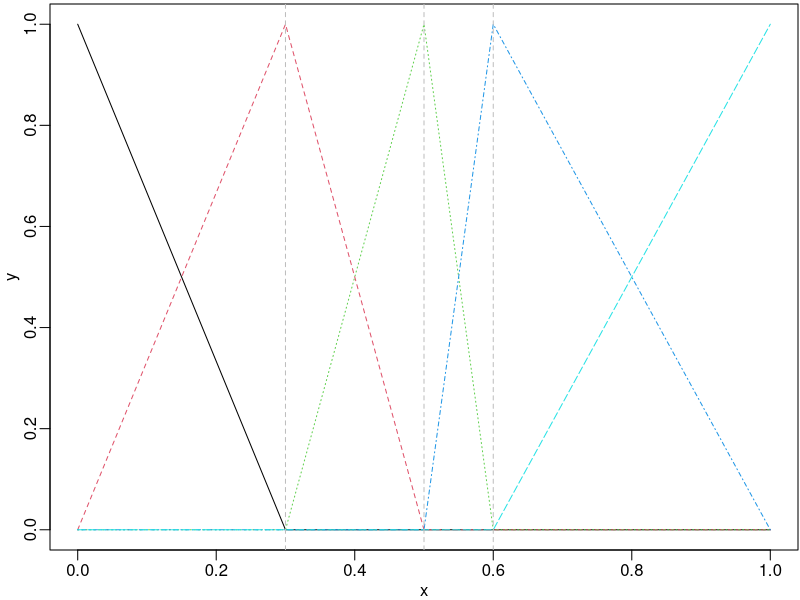
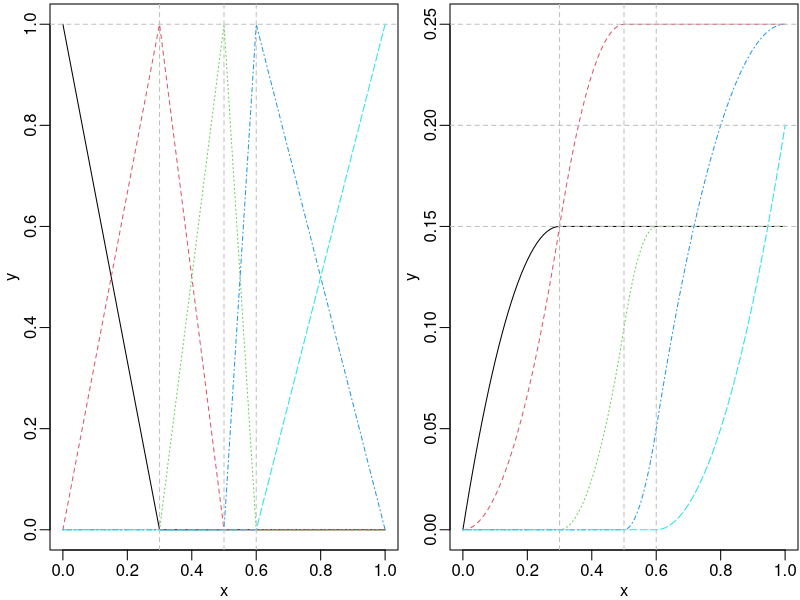
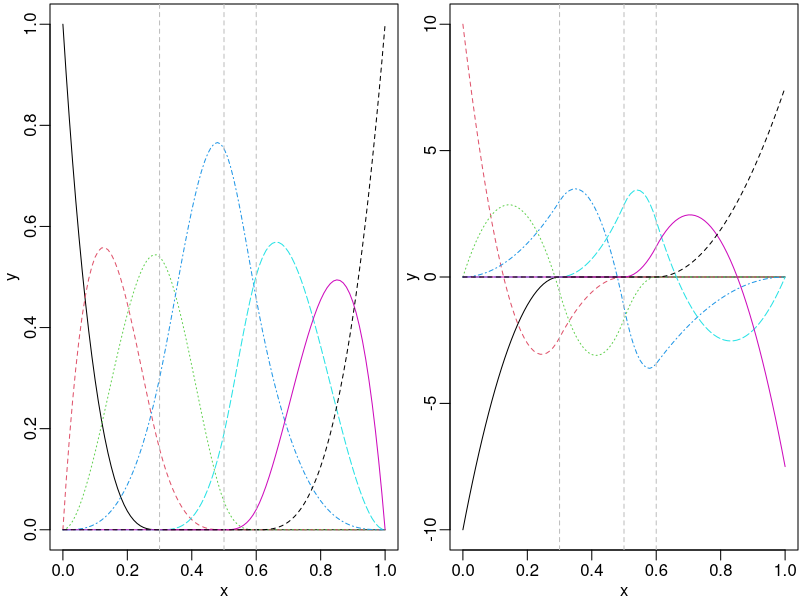
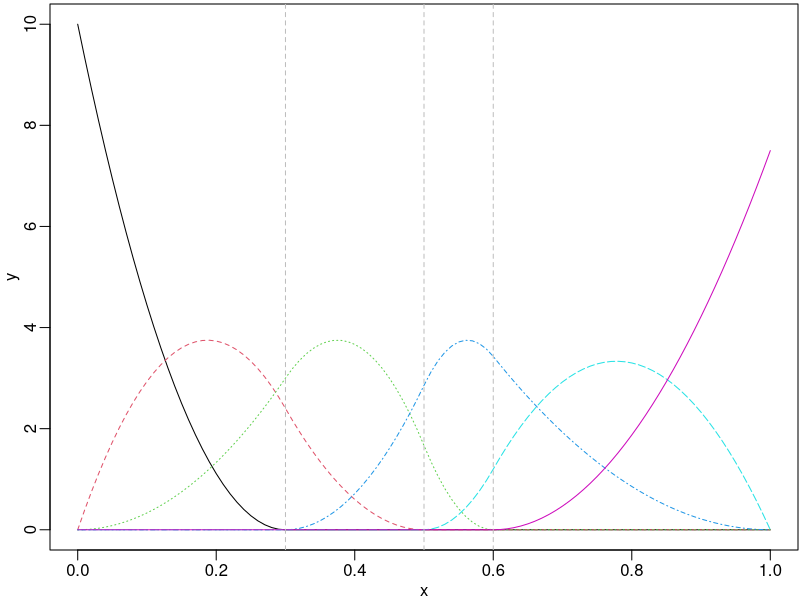
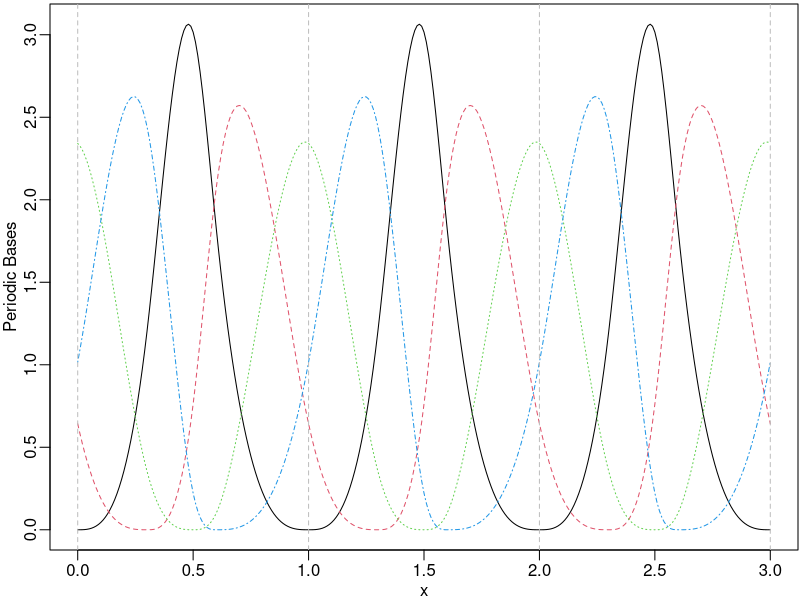
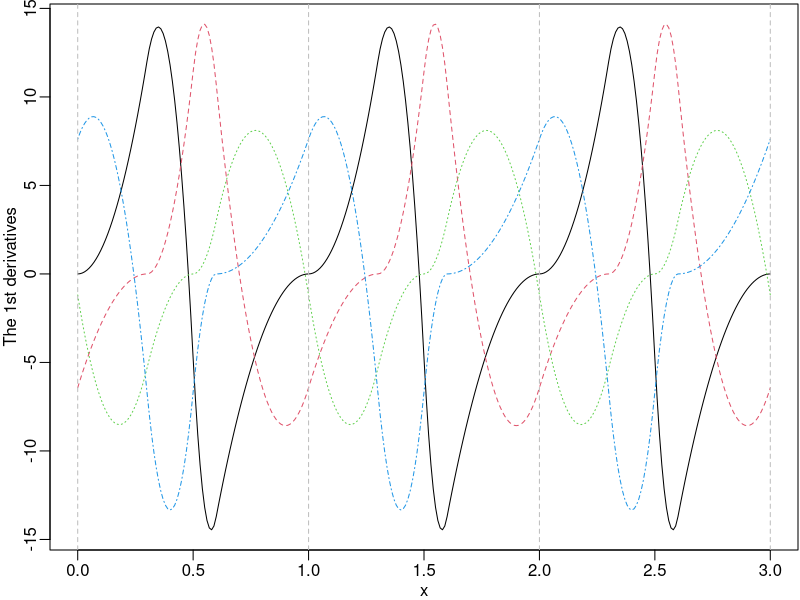
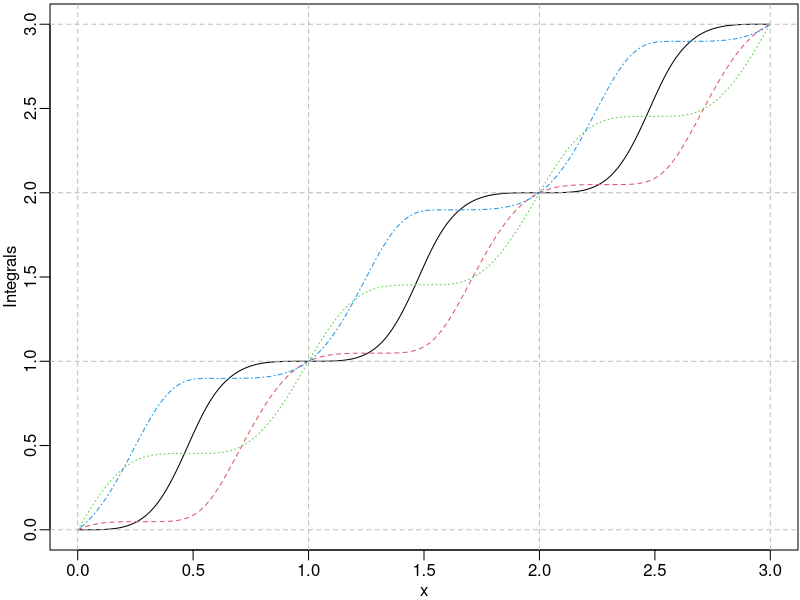
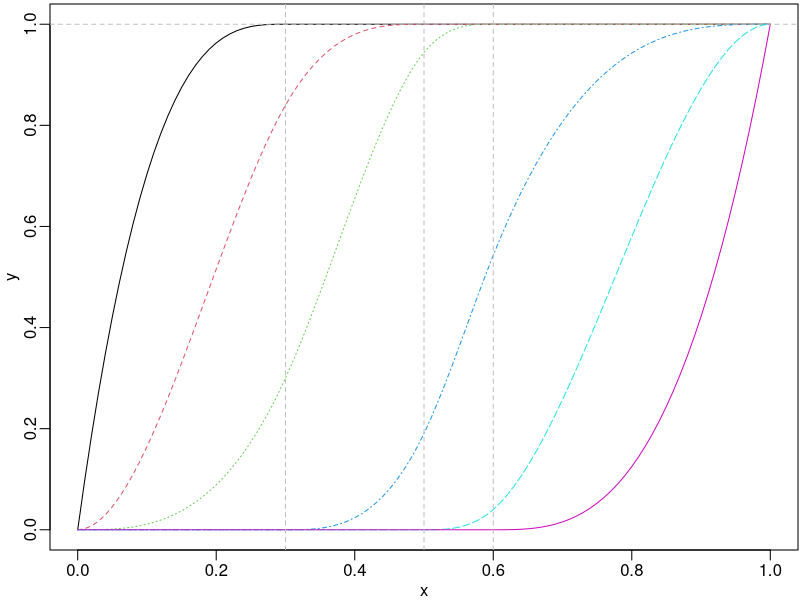

The R script that drew these images, in order:
## ---- chunk 1
knitr::opts_knit$set(global.par = TRUE)
knitr::opts_chunk$set(fig.width = 7, fig.height = 4)
## ---- chunk 2
library(graphics)
par(mar = c(2.5, 2.5, 0.2, 0.1), mgp = c(1.5, 0.5, 0))
## ---- chunk 3
library(splines2)
knots <- c(0.3, 0.5, 0.6)
x <- seq(0, 1, 0.01)
bsMat <- bSpline(x, knots = knots, degree = 1, intercept = TRUE)
matplot(x, bsMat, type = "l", ylab = "y")
abline(v = knots, lty = 2, col = "gray")
## ---- chunk 4
ibsMat <- ibs(x, knots = knots, degree = 1, intercept = TRUE)
par(mfrow = c(1, 2))
matplot(x, bsMat, type = "l", ylab = "y")
abline(v = knots, h = 1, lty = 2, col = "gray")
matplot(x, ibsMat, type = "l", ylab = "y")
abline(v = knots, h = c(0.15, 0.2, 0.25), lty = 2, col = "gray")
## ---- chunk 5
bsMat <- bSpline(x, knots = knots, intercept = TRUE)
dbsMat <- dbs(x, knots = knots, intercept = TRUE)
par(mfrow = c(1, 2))
matplot(x, bsMat, type = "l", ylab = "y")
abline(v = knots, lty = 2, col = "gray")
matplot(x, dbsMat, type = "l", ylab = "y")
abline(v = knots, lty = 2, col = "gray")
## ---- chunk 6
is_equivalent <- function(a, b) {
    all.equal(a, b, check.attributes = FALSE)
}
stopifnot(is_equivalent(dbsMat, deriv(bsMat)))
## ---- chunk 7
par(mfrow = c(1, 1))
## ---- chunk 8
msMat <- mSpline(x, knots = knots, degree = 2, intercept = TRUE)
matplot(x, msMat, type = "l", ylab = "y")
abline(v = knots, lty = 2, col = "gray")
## ---- chunk 9
dmsMat1 <- mSpline(x, knots = knots, degree = 2, intercept = TRUE, derivs = 1)
dmsMat2 <- deriv(msMat)
stopifnot(is_equivalent(dmsMat1, dmsMat2))
## ---- chunk 10
x1 <- seq.int(0, 3, 0.01)
pmsMat <- mSpline(x1, knots = knots, degree = 3, intercept = TRUE,
                  periodic = TRUE, Boundary.knots = c(0, 1))
matplot(x1, pmsMat, type = "l", xlab = "x", ylab = "Periodic Bases")
abline(v = seq.int(0, 3), lty = 2, col = "gray")
## ---- chunk 11
dpmsMat <- deriv(pmsMat)
matplot(x1, dpmsMat, type = "l", xlab = "x", ylab = "The 1st derivatives")
abline(v = seq.int(0, 3), lty = 2, col = "gray")
## ---- chunk 12
ipmsMat <- mSpline(x1, knots = knots, degree = 3, intercept = TRUE,
                   periodic = TRUE, Boundary.knots = c(0, 1), integral = TRUE)
matplot(x1, ipmsMat, type = "l", xlab = "x", ylab = "Integrals")
abline(v = seq.int(0, 3), h = seq.int(0, 3), lty = 2, col = "gray")
## ---- chunk 13
isMat <- iSpline(x, knots = knots, degree = 2, intercept = TRUE)
matplot(x, isMat, type = "l", ylab = "y")
abline(h = 1, v = knots, lty = 2, col = "gray")
## ---- chunk 14
stopifnot(is_equivalent(msMat, deriv(isMat)))
## ---- chunk 15
dmsMat3 <- deriv(isMat, 2)
stopifnot(is_equivalent(dmsMat1, dmsMat3))
## ---- chunk 16
csMat1 <- cSpline(x, knots = knots, degree = 2, intercept = TRUE)
matplot(x, csMat1, type = "l", ylab = "y")
abline(h = 1, v = knots, lty = 2, col = "gray")
## ---- chunk 17
csMat2 <- cSpline(x, knots = knots, degree = 2, intercept = TRUE, scale = FALSE)
stopifnot(is_equivalent(isMat, deriv(csMat2)))
stopifnot(is_equivalent(msMat, deriv(csMat2, 2)))
stopifnot(is_equivalent(msMat, deriv(deriv(csMat2))))
## ---- chunk 18
x1 <- seq.int(0, 1, 0.01)
x2 <- seq.int(- 1, 1, 0.01)
bpMat1 <- bernsteinPoly(x1, degree = 4, intercept = TRUE)
bpMat2 <- bernsteinPoly(x2, degree = 4, intercept = TRUE)
par(mfrow = c(1, 2))
matplot(x1, bpMat1, type = "l", ylab = "y")
matplot(x2, bpMat2, type = "l", ylab = "y")
## ---- chunk 19
ibpMat1 <- bernsteinPoly(x1, degree = 4, intercept = TRUE, integral = TRUE)
ibpMat2 <- bernsteinPoly(x2, degree = 4, intercept = TRUE, integral = TRUE)
dbpMat1 <- bernsteinPoly(x1, degree = 4, intercept = TRUE, derivs = 1)
dbpMat2 <- bernsteinPoly(x2, degree = 4, intercept = TRUE, derivs = 1)
par(mfrow = c(2, 2))
matplot(x1, ibpMat1, type = "l", ylab = "Integrals")
matplot(x2, ibpMat2, type = "l", ylab = "y")
matplot(x1, dbpMat1, type = "l", ylab = "y")
matplot(x2, dbpMat2, type = "l", ylab = "y")
## ---- chunk 20
stopifnot(is_equivalent(dbpMat1, deriv(bpMat1)))
stopifnot(is_equivalent(dbpMat2, deriv(bpMat2)))
stopifnot(is_equivalent(dbpMat1, deriv(ibpMat1, 2)))
stopifnot(is_equivalent(dbpMat2, deriv(ibpMat2, 2)))
## ---- chunk 21
nsMat <- naturalSpline(x, knots = knots, intercept = TRUE)
insMat <- naturalSpline(x, knots = knots, intercept = TRUE, integral = TRUE)
par(mfrow = c(1, 2))
matplot(x, nsMat, type = "l", ylab = "Bases")
matplot(x, insMat, type = "l", ylab = "Integrals")
stopifnot(is_equivalent(nsMat, deriv(insMat)))
## ---- chunk 22
d1nsMat <- naturalSpline(x, knots = knots, intercept = TRUE, derivs = 1)
d2nsMat <- deriv(nsMat, 2)
par(mfrow = c(1, 2))
matplot(x, d1nsMat, type = "l", ylab = "The 1st derivatives")
matplot(x, d2nsMat, type = "l", ylab = "The 2nd derivatives")
## ---- chunk 23
new_x <- c(0.275, 0.525, 0.8)
names(new_x) <- paste0("x=", new_x)
predict(isMat, new_x)
